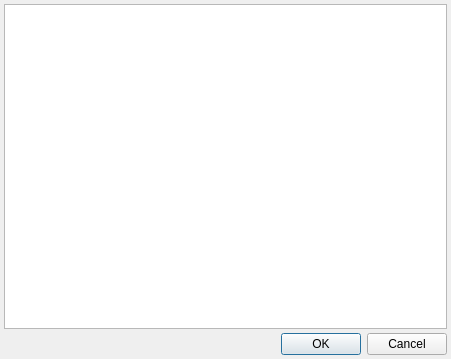
<?xml version="1.0" encoding="UTF-8"?>
<ui version="4.0">
 <class>ActionTypeListDialog</class>
 <widget class="QDialog" name="ActionTypeListDialog">
  <property name="geometry">
   <rect>
    <x>0</x>
    <y>0</y>
    <width>451</width>
    <height>359</height>
   </rect>
  </property>
  <property name="windowTitle">
   <string>Dialog</string>
  </property>
  <layout class="QGridLayout" name="gridLayout">
   <property name="margin">
    <number>4</number>
   </property>
   <property name="spacing">
    <number>4</number>
   </property>
   <item row="0" column="0">
    <widget class="CInDocTableView" name="tblActionTypeList">
     <property name="selectionMode">
      <enum>QAbstractItemView::MultiSelection</enum>
     </property>
     <property name="selectionBehavior">
      <enum>QAbstractItemView::SelectRows</enum>
     </property>
    </widget>
   </item>
   <item row="1" column="0">
    <widget class="QDialogButtonBox" name="buttonBox">
     <property name="orientation">
      <enum>Qt::Horizontal</enum>
     </property>
     <property name="standardButtons">
      <set>QDialogButtonBox::Cancel|QDialogButtonBox::Ok</set>
     </property>
    </widget>
   </item>
  </layout>
 </widget>
 <customwidgets>
  <customwidget>
   <class>CInDocTableView</class>
   <extends>QTableView</extends>
   <header>library/InDocTable.h</header>
  </customwidget>
 </customwidgets>
 <resources/>
 <connections>
  <connection>
   <sender>buttonBox</sender>
   <signal>accepted()</signal>
   <receiver>ActionTypeListDialog</receiver>
   <slot>accept()</slot>
   <hints>
    <hint type="sourcelabel">
     <x>248</x>
     <y>254</y>
    </hint>
    <hint type="destinationlabel">
     <x>157</x>
     <y>274</y>
    </hint>
   </hints>
  </connection>
  <connection>
   <sender>buttonBox</sender>
   <signal>rejected()</signal>
   <receiver>ActionTypeListDialog</receiver>
   <slot>reject()</slot>
   <hints>
    <hint type="sourcelabel">
     <x>316</x>
     <y>260</y>
    </hint>
    <hint type="destinationlabel">
     <x>286</x>
     <y>274</y>
    </hint>
   </hints>
  </connection>
 </connections>
</ui>
